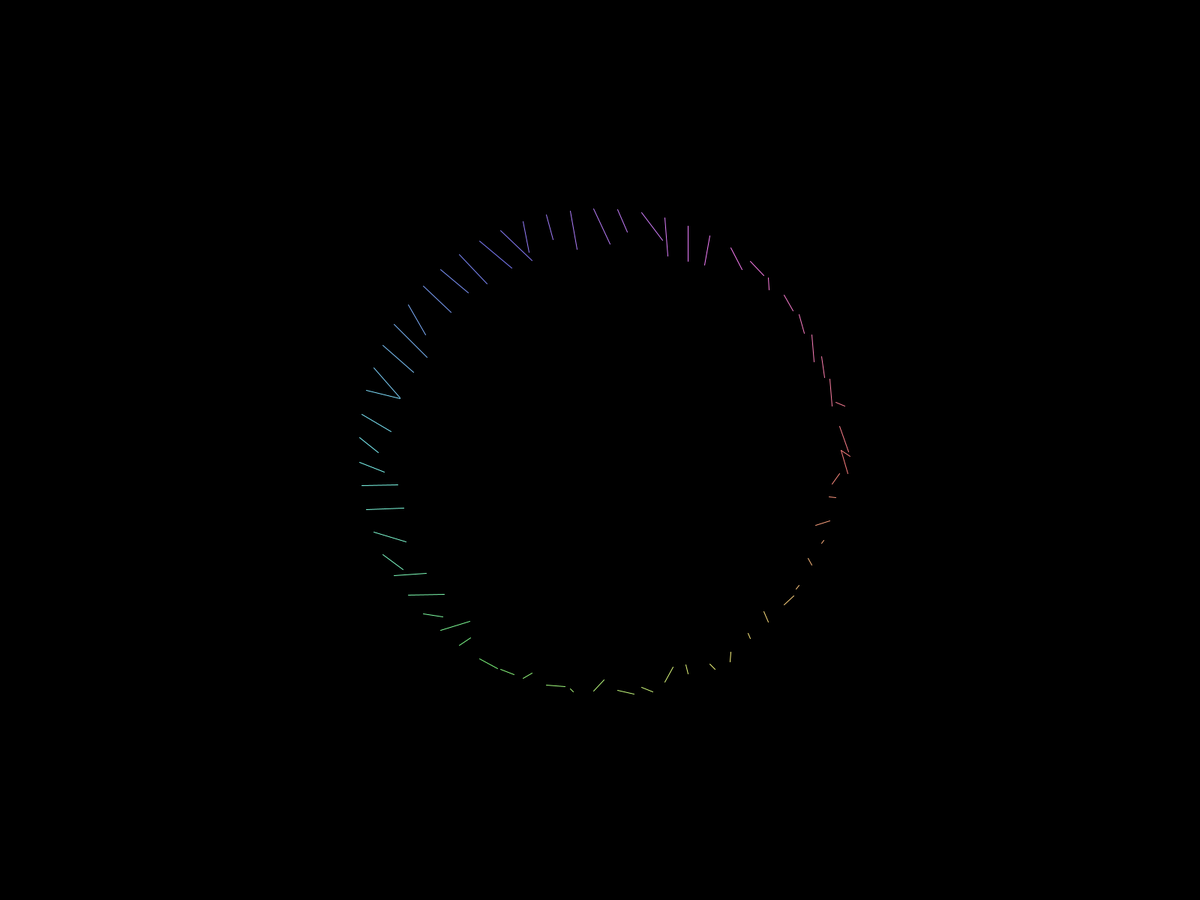
Frame 1 (no input)
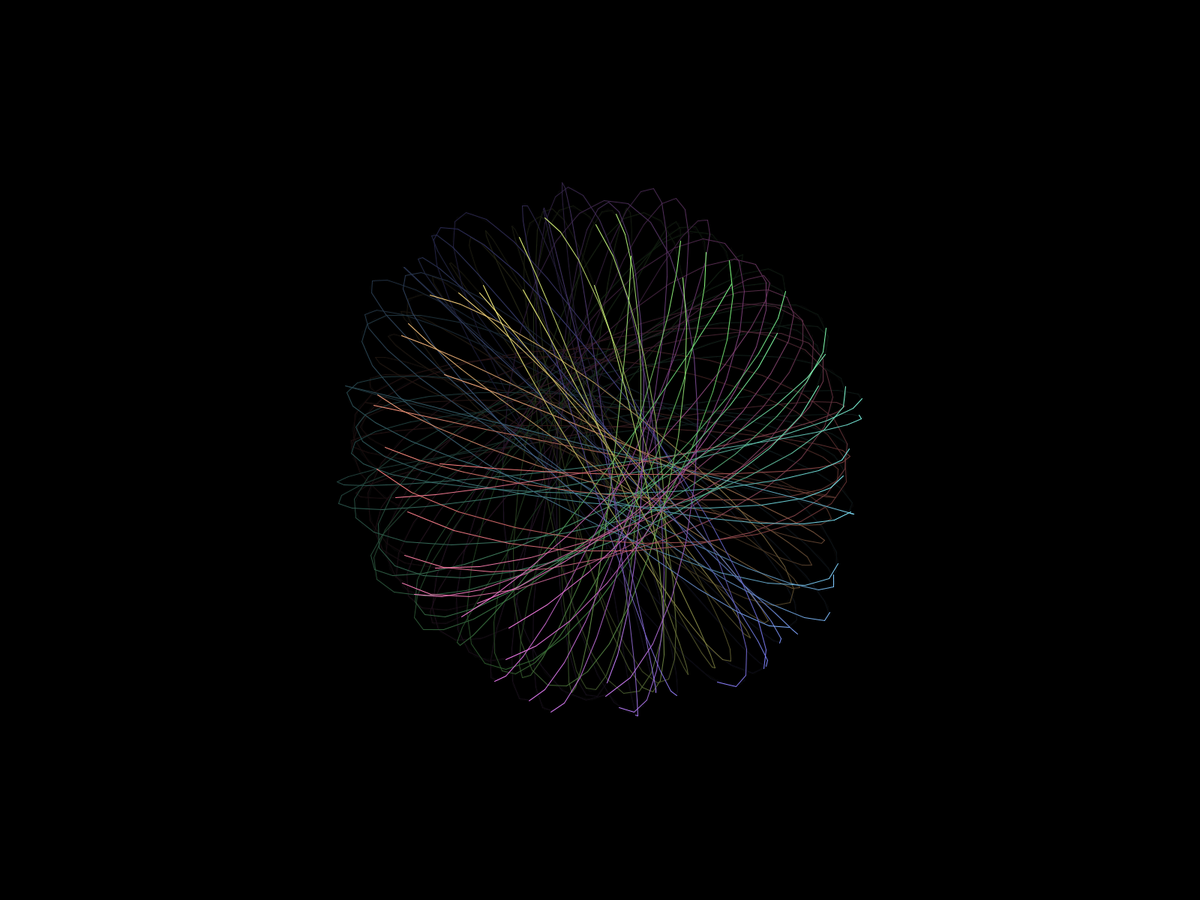
Frame 60 (the mouse pressed at the canvas centre just before this capture)
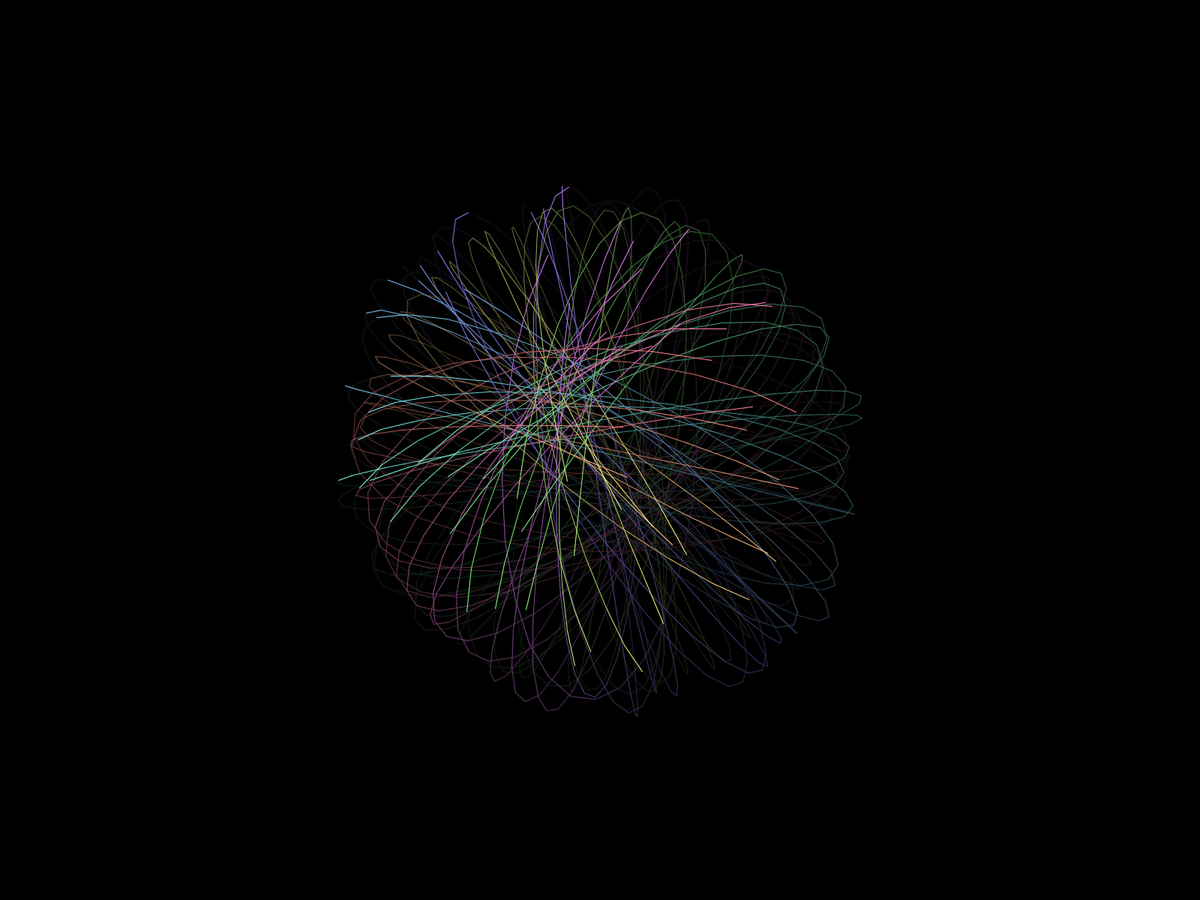
Frame 120 (the mouse held since frame 60 and released just before this capture)

The Processing sketch that drew these frames (run headless with seeded random() and noise(); from frame 60 on, the mouse is pressed at the canvas centre):

// Processing sketch: ParticleSimulator_v2
// ── ParticleSimulator_v2.pde
/**
 * Constants
 */

private static final int PARTICLE_ROUNDS_PER_FRAME = 1;

private static final int DEFAULT_NUM_OF_PARTICLES = 64;

private static final boolean DRAW_ATTRACTOR = false;

/**
 * Values
 */

private Particle[] particles;

private PVector attractorPosition;

private float attractorSign = 1f;

private float attractorMaxVelocity;

/**
 * Lifecycle
 */

void setup() {
  //size(1920, 1080);
  //fullScreen(); 
   fullScreen(2);
  background(0);

  colorMode(HSB, 1f);

  initParticles(1f);
  initAttractor();
}

void draw() {
  //background(0);
  //background(0x03000000);
  fill(0f, 0f, 0f, 0.1f);
  rect(-1f, -1f, width + 1f, height + 1f);

  //for (int round = 0; round < PARTICLE_ROUNDS_PER_FRAME; round++) {
  updateAndDrawParticles();
  //}
  updateAttractorPosition();

  //if (random(1f) > 0.99f) {
  //  initAttractor();
  //} else 
  //if (random(1f) > 0.9f) {
  //  initParticles(1f);
  //} else if (attractorSign == -1f && random(1f) > 0.5f) {
  //  attractorSign = 1f;
  //} else if (attractorSign == 1f && random(1f) > 0.9f) {
  //  attractorSign = -1f;
  //}

  if (DRAW_ATTRACTOR) {
    stroke(0f, 0f, 1f, 1f);
    ellipse(attractorPosition.x, attractorPosition.y, 32f, 32f);
  }
}

/*
 * Implementation
 */

private void initParticles(final float density) {
  final int numOfParticles = (int) (DEFAULT_NUM_OF_PARTICLES * density);
  particles = new Particle[numOfParticles];

  final float maxVelocity = 32f + random(4f);//min(width, height) / 128f;

  final PVector particleSourcePosition = new PVector(width / 2f, height / 2f);
  final float particleToSourceMaxDistance = min(width, height) / 128f + random(min(width, height));
  final float distToSource = particleToSourceMaxDistance;

  for (int i = 0; i < particles.length; i++) {
    final float hue = (float) i / (particles.length - 1f);

    final float angleToSource = hue * TWO_PI;

    final float xPos = particleSourcePosition.x + (cos(angleToSource) * distToSource);
    final float yPos = particleSourcePosition.y + (sin(angleToSource) * distToSource);
    final PVector position = new PVector(xPos, yPos);

    final PVector velocity = new PVector(random(maxVelocity), random(maxVelocity));
    final float mass = 60f + random(4f);

    particles[i] = new Particle(position, velocity, mass, hue);
  }
}

private void initAttractor() {
  attractorPosition = new PVector(width / 2f, height / 2f);
  attractorMaxVelocity = min(width, height) / 64f;
}

private void updateAndDrawParticles() {
  noStroke();
  for (final Particle currentParticle : particles) {
    final PVector vectorToAttractor = PVector.sub(attractorPosition, currentParticle.getPosition());
    final PVector forceOnParticle = PVector.mult(vectorToAttractor, attractorSign * 4f);
    currentParticle.update(particles, forceOnParticle);
    currentParticle.draw_(1f);
  }
}

private void updateAttractorPosition() {
  //attractorPosition.x += (attractorMaxVelocity / 2f) - random(attractorMaxVelocity);
  //attractorPosition.y += (attractorMaxVelocity / 2f) - random(attractorMaxVelocity);
}

private void switchAttractorSign() {
  attractorSign *= -1f;
}

// ── Particle.pde
class Particle { //<>//

  private static final float COLOR_SATURATION = 0.5f;

  private static final float COLOR_MAX_BRIGHTNESS = 1f;

  private static final float COLOR_ALPHA = 1f;

  private PVector position;

  private PVector lastPosition;

  private PVector velocity = new PVector(0f, 0f);

  private PVector acceleration = new PVector(0f, 0f);

  private float mass;

  private float hue;

  Particle(final PVector position_, final PVector velocity_, final float mass_, final float hue_) {
    position = position_;
    lastPosition = position;
    velocity = velocity_;
    mass = mass_;
    hue = hue_;
  }

  PVector getPosition() {
    return position;
  }

  void update(final Particle[] allParticles, final PVector attractorForce) {
    final PVector force = PVector.add(accumulateForce(allParticles), attractorForce);
    acceleration = PVector.div(force, mass);
    velocity.add(acceleration);
    lastPosition = position.copy();
    position.add(velocity);
  }

  void draw_(final float forceMagnitude) {
    //final float hue = forceMagnitude / 64f;
    stroke(hue, COLOR_SATURATION, COLOR_MAX_BRIGHTNESS, COLOR_ALPHA);
    //stroke(0f, 0f, 0f, 1f);
    //point(position.x, position.y);
    line(lastPosition.x, lastPosition.y, position.x, position.y);
    //lastPosition = position;
    //point(position.x + 3f, position.y + 3f);
    //ellipse(position.x, position.y, mass, mass);
  }

  private PVector accumulateForce(final Particle[] allParticles) {
    final PVector force = new PVector(0f, 0f);
    for (final Particle otherParticle : allParticles) {
      if (otherParticle == this) {
        continue;
      }

      final PVector vectorToParticle = PVector.sub(otherParticle.getPosition(), position);
      final float distanceToParticle = PVector.dist(otherParticle.getPosition(), position);
      final PVector forceOnParticle = PVector.mult(vectorToParticle, 128f / distanceToParticle);
    }

    return force;
  }
}
